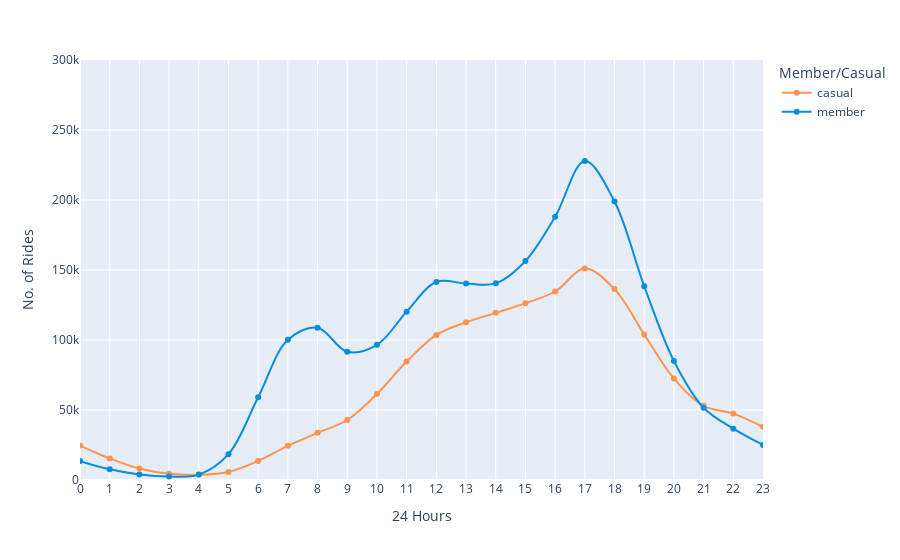

Notebook source saved alongside this figure:
### Code cell
fig_4 = df.groupby(['hour', 'member_casual'], as_index=False).count()

fig_4a = px.line(fig_4, x = 'hour', y = 'ride_id', range_x = [0,23], range_y = [0,300000],
                 color = 'member_casual',
                 line_shape = 'spline',
                 markers=True,
                 labels = {'ride_id': 'No. of Rides', 'hour': '24 Hours', 'member_casual': 'Member/Casual'},
                 hover_name = 'member_casual', hover_data = {'member_casual': False, 'month': False, 'ride_id': True},
                 color_discrete_map = {'casual': '#FF934F', 'member': '#058ED9'})
fig_4a.update_xaxes(dtick=1)
fig_4a.show()

### Figure 1 — Plotly figure (JSON) as saved in the notebook; plotly's stock layout.template omitted (floating-point values rounded to 4 significant figures)
{"data": [{"customdata": [["casual", 24573], ["casual", 15428], ["casual", 8210], ["casual", 4413], ["casual", 3726], ["casual", 5772], ["casual", 13652], ["casual", 24404], ["casual", 33689], ["casual", 42848], ["casual", 61451], ["casual", 84611], ["casual", 103648], ["casual", 112654], ["casual", 119385], ["casual", 126317], ["casual", 134641], ["casual", 151001], ["casual", 136353], ["casual", 103974], ["casual", 72463], ["casual", 53012], ["casual", 47438], ["casual", 37989]], "hovertemplate": "<b>%{hovertext}</b><br><br>24 Hours=%{x}<br>No. of Rides=%{y}<extra></extra>", "hovertext": ["casual", "casual", "casual", "casual", "casual", "casual", "casual", "casual", "casual", "casual", "casual", "casual", "casual", "casual", "casual", "casual", "casual", "casual", "casual", "casual", "casual", "casual", "casual", "casual"], "legendgroup": "casual", "line": {"color": "#FF934F", "dash": "solid", "shape": "spline"}, "marker": {"symbol": "circle"}, "mode": "markers+lines", "name": "casual", "orientation": "v", "showlegend": true, "type": "scatter", "x": [0, 1, 2, 3, 4, 5, 6, 7, 8, 9, 10, 11, 12, 13, 14, 15, 16, 17, 18, 19, 20, 21, 22, 23], "xaxis": "x", "y": [24573, 15428, 8210, 4413, 3726, 5772, 13652, 24404, 33689, 42848, 61451, 84611, 103648, 112654, 119385, 126317, 134641, 151001, 136353, 103974, 72463, 53012, 47438, 37989], "yaxis": "y"}, {"customdata": [["member", 13494], ["member", 7625], ["member", 3932], ["member", 2507], ["member", 3854], ["member", 18480], ["member", 59073], ["member", 100185], ["member", 108751], ["member", 91569], ["member", 96519], ["member", 120256], ["member", 141461], ["member", 140327], ["member", 140448], ["member", 156446], ["member", 188013], ["member", 227872], ["member", 198869], ["member", 138397], ["member", 85027], ["member", 51614], ["member", 36687], ["member", 25038]], "hovertemplate": "<b>%{hovertext}</b><br><br>24 Hours=%{x}<br>No. of Rides=%{y}<extra></extra>", "hovertext": ["member", "member", "member", "member", "member", "member", "member", "member", "member", "member", "member", "member", "member", "member", "member", "member", "member", "member", "member", "member", "member", "member", "member", "member"], "legendgroup": "member", "line": {"color": "#058ED9", "dash": "solid", "shape": "spline"}, "marker": {"symbol": "circle"}, "mode": "markers+lines", "name": "member", "orientation": "v", "showlegend": true, "type": "scatter", "x": [0, 1, 2, 3, 4, 5, 6, 7, 8, 9, 10, 11, 12, 13, 14, 15, 16, 17, 18, 19, 20, 21, 22, 23], "xaxis": "x", "y": [13494, 7625, 3932, 2507, 3854, 18480, 59073, 100185, 108751, 91569, 96519, 120256, 141461, 140327, 140448, 156446, 188013, 227872, 198869, 138397, 85027, 51614, 36687, 25038], "yaxis": "y"}], "layout": {"legend": {"title": {"text": "Member/Casual"}, "tracegroupgap": 0}, "margin": {"t": 60}, "xaxis": {"anchor": "y", "domain": [0, 1], "dtick": 1, "range": [0, 23], "title": {"text": "24 Hours"}}, "yaxis": {"anchor": "x", "domain": [0, 1], "range": [0, 300000], "title": {"text": "No. of Rides"}}}}
